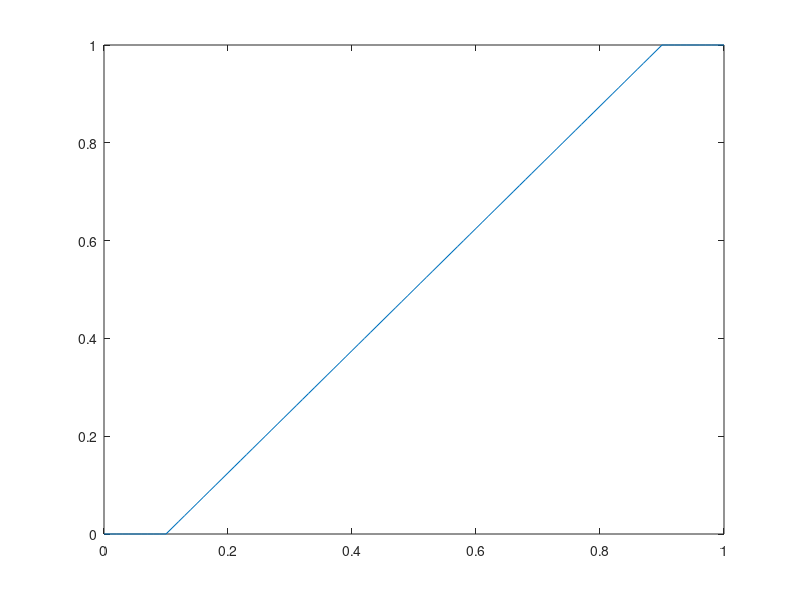

The MATLAB script that drew this image:
avg = [0:.01:1]
for i = 1:length(avg)
    if avg(i) >= .1
        if avg(i) >= .9
            o(i) = 1
        else
            o(i) = (avg(i) - .1) / 0.8
        end
    else
        o(i) = 0
    end
end
plot(avg, o, '-')
